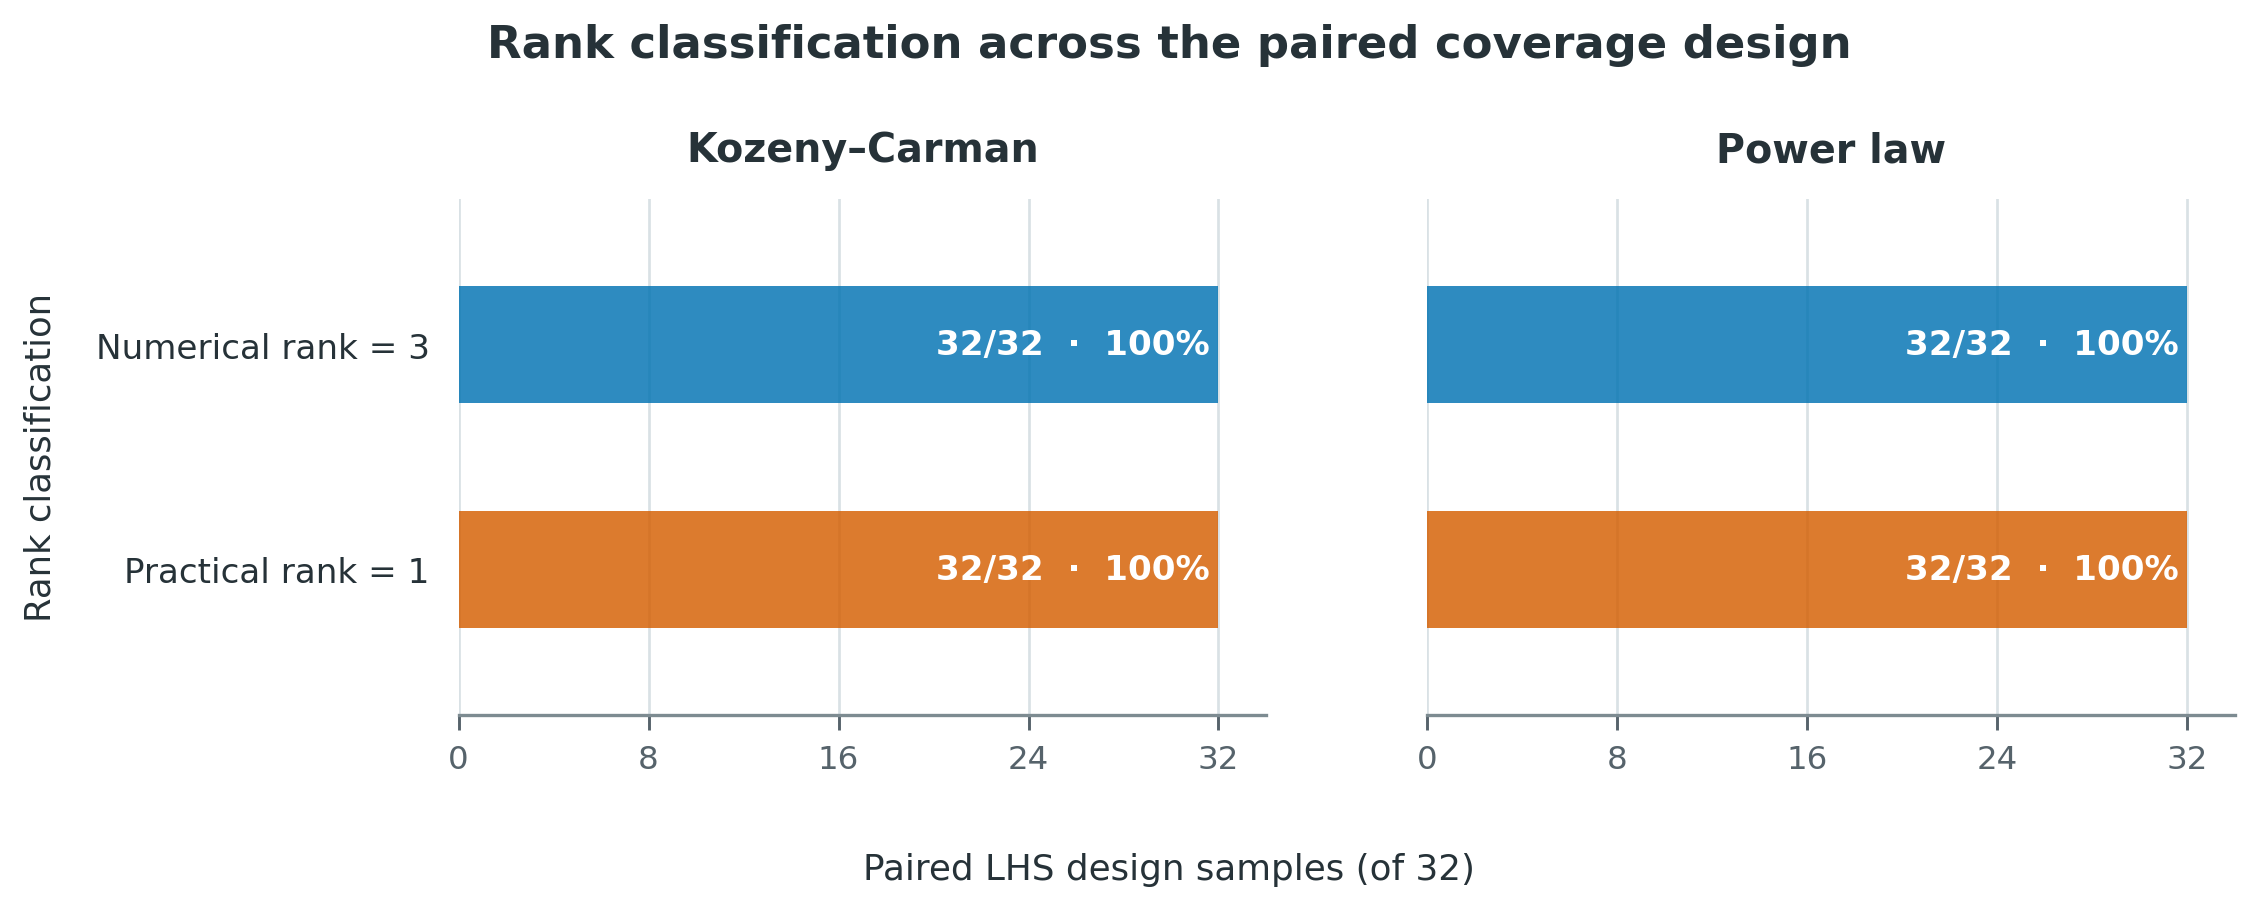

The Python source for this figure:
#!/usr/bin/env python3
"""Publication-ready rank-count comparison for paired LHS samples."""
from pathlib import Path
import matplotlib.pyplot as plt
import numpy as np

OUT = Path(__file__).resolve().parent
PNG = OUT / "rank_counts_figure.png"
PDF = OUT / "rank_counts_figure.pdf"

INK = "#263238"
MUTED = "#56636B"
GRID = "#D9E1E5"
BLUE = "#0072B2"
ORANGE = "#D55E00"

plt.rcParams.update({
    "font.family": "sans-serif",
    "font.sans-serif": ["Arial", "Helvetica", "DejaVu Sans"],
    "font.size": 9,
    "axes.labelcolor": INK,
    "text.color": INK,
    "xtick.color": MUTED,
    "ytick.color": INK,
    "pdf.fonttype": 42,
    "ps.fonttype": 42,
    "savefig.facecolor": "white",
})

n_samples = 32
rank_labels = ["Numerical rank = 3", "Practical rank = 1"]
y = np.array([1, 0])

fig, axes = plt.subplots(1, 2, figsize=(7.4, 3.25), sharex=True, sharey=True)
fig.subplots_adjust(left=0.18, right=0.98, bottom=0.25, top=0.78, wspace=0.20)
fig.suptitle("Rank classification across the paired coverage design",
             fontsize=10.8, fontweight="bold", color=INK, y=0.96)

for ax, title in zip(axes, ["Kozeny–Carman", "Power law"]):
    ax.barh(y, [n_samples, n_samples], height=0.52,
            color=[BLUE, ORANGE], alpha=0.82, zorder=2)
    for yi in y:
        ax.text(n_samples - 0.35, yi, "32/32  ·  100%", ha="right", va="center",
                fontsize=8.2, fontweight="bold", color="white", zorder=3)
    ax.set_title(title, fontsize=9.5, fontweight="bold", color=INK, pad=9)
    ax.set_xlim(0, 34)
    ax.set_ylim(-0.65, 1.65)
    ax.set_yticks(y, rank_labels, fontsize=8.2)
    ax.set_xticks([0, 8, 16, 24, 32])
    ax.grid(axis="x", color=GRID, linewidth=0.65, zorder=0)
    ax.set_axisbelow(True)
    for spine in ("top", "right", "left"):
        ax.spines[spine].set_visible(False)
    ax.spines["bottom"].set_color("#7D8B91")
    ax.spines["bottom"].set_linewidth(0.8)
    ax.tick_params(axis="y", length=0, pad=7)
    ax.tick_params(axis="x", labelsize=7.8, width=0.7)

axes[0].set_ylabel("Rank classification", fontsize=8.5, labelpad=9)
fig.supxlabel("Paired LHS design samples (of 32)", fontsize=8.6, y=0.075)

fig.savefig(PNG, dpi=300, bbox_inches="tight", pad_inches=0.08)
fig.savefig(PDF, format="pdf", bbox_inches="tight", pad_inches=0.08)
plt.close(fig)
print(f"Saved {PNG}")
print(f"Saved {PDF}")
